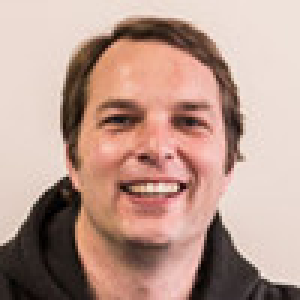
%> input picture Peter.jpg, 100 x 100 px (shown 3 times larger)
$ octave main.m   (GNU Octave 9; MATLAB toolbox functions it lacks are replaced by stand-ins)
%> lines starting %> are read from the running program, lines starting %| are printed output that depends on the picture; in (x1, y1, x2, y2) boxes, pixels count from 0 and x2, y2 are one past the last pixel; in counts of white or black regions, pixels touching at a corner belong together; the program's own positions count from 1
### SelectKRandomPoints.m
function points = SelectKRandomPoints(array, k)
    % SelectKRandomPoints returns the row-column index of k unique random
    % points from a given array
    % Input(s):     array       = a 1D, 2D or 3D array
    %               k           = how many unique random points to find
    % Output(s):    points      = a 2D array containing the subscript index of
    %                             the randomly selected elements in 'array'
    % Author: Feras Albaroudi

    [rows, cols, ~] = size(array);

    % Generate 'k' unique random linear indexes within the range of 'array'
    idx = randperm(rows*cols, k);

    % Convert those linear indexes to subscript indexes
    [row, col] = ind2sub([rows cols], idx);

    % Format row and col into a single 2D array with k rows and 2 columns
    points = [row(:), col(:)];

end

### GetRGBValuesForPoints.m
function rgb_values = GetRGBValuesForPoints(im_array, points)
    % GetRGBValuesForPoints returns the RGB values for a list of points
    % in an image
    % Input(s):     im_array    = a 3D array containing 3 layers
    %               points      = a 2D array of k rows and 2 columns
    %                             containing the points to retrieve the
    %                             RGB values from
    % Output(s):    rgb_values  = a 3D array of k rows, 1 column and 3 layers
    %                             containing RGB values from im_array
    %                             corresponding to the points in pos_array
    % Author: Feras Albaroudi

    % Convert subscript indexes to linear indexes so we can quickly
    % extract the points we care about from each layer
    indexes = sub2ind(size(im_array(:,:,1)), points(:,1), points(:,2));

    % Seperate im_array into each of its 3 colours and then pull out the
    % colours at the indexes we care about
    red = im_array(:,:,1);
    green = im_array(:,:,2);
    blue = im_array(:,:,3);

    red = red(indexes);
    green = green(indexes);
    blue = blue(indexes);

    % Recombine the RGB arrays into layers
    rgb_values = cat(3, red, green, blue);

end

### KMeansRGB.m
function [clusters, k_means] = KMeansRGB(im_array, seed_means, max_loops)
    % KMeansRGB groups the points in an image into k clusters using the
    % k-means algorithm
    % Input(s):     im_array    = a 3D array containing 3 layers
    %               seed_means  = initial mean RGB values to initialise
    %                             the k-means algorithm
    %               max_loops   = the maximum number of iterations to
    %                             perform if convergence is not reached
    % Output(s):    clusters    = a 2D array corresponding to 'im_array'
    %                             representing the cluster each pixel is
    %                             assigned to
    %               k_means     = a 3D array of k rows, 1 column and 3
    %                             layers containing the RGB values for
    %                             each of 'k' means
    % Author: Feras Albaroudi

    % Number of clusters is needed to call UpdateMeans() and is equal to
    % how many rows there are in seed_means
    k = size(seed_means, 1);

    % Initial setup for k-means algorithm
    k_means = seed_means;

    for i = 1:max_loops
        prev_means = k_means;

        % Assign pixels in im_array to clusters based on the current means
        clusters = AssignToClusters(im_array, k_means);

        % Update means to reflect the current cluster(s)
        k_means = UpdateMeans(im_array, k, clusters);

        % If means is exactly the same as prev_means we have converged.
        if isequal(k_means, prev_means)
            return
        end
    end

    % If we get here, the k-means algorithm did not converge
    fprintf(2, 'Maximum number of iterations reached before convergence was achieved\n')

end

### AssignToClusters.m
function clusters = AssignToClusters(im_array, k_means)
    % AssignToClusters assigns each pixel in an image to a cluster based on
    % which mean that pixel is closest to
    % Input(s):     im_array    = a 3D array containing 3 layers
    %               k_means     = a 3D array of k rows, 1 column and 3
    %                             layers containing the RGB values for
    %                             each of 'k' means
    % Output(s):    clusters    = a 2D array corresponding to 'im_array'
    %                             representing the cluster each pixel is
    %                             assigned to
    % Author: Feras Albaroudi

    k_rows = size(k_means, 1);

    % Calculate the squared difference between each pixel and each of 'k'
    % means and store the results on a layer corresponding to the position
    % of that mean in k_means.

    % This is done by reshaping the RGB values for each k-mean into k
    % layers and then subtracting that from the corresponding colour
    % channel in im_array. From there we simply square each element and add
    % the RGB values from each layer together to get the squared distance.

    clusters =  (im_array(:,:,1) - reshape(k_means(1:k_rows,1,1), [1 1 k_rows])).^2 + ...
                (im_array(:,:,2) - reshape(k_means(1:k_rows,1,2), [1 1 k_rows])).^2 + ...
                (im_array(:,:,3) - reshape(k_means(1:k_rows,1,3), [1 1 k_rows])).^2;

    % The nearest cluster for each pixel will be equal to the layer in
    % 'clusters' with the lowest value at that pixel's row-column index.
    % In the case that there are two or more values that are equal, the
    % nearest cluster will be the layer starting from 1 that the minimum
    % value first occured on.
    [~, clusters] = min(clusters, [], 3);

end

### CreateKColourImage.m
function im_array = CreateKColourImage(clusters, k_means)
    % CreateKColourImage returns a k-colour image for an image that has
    % had its pixels divided into k clusters. All pixels in a given cluster
    % will be recoloured using the mean colour values for that cluster.
    % Input(s):     clusters    = a 2D array corresponding to 'im_array'
    %                             representing the cluster each pixel is
    %                             assigned to
    %               k_means     = a 3D array of k rows, 1 column and 3
    %                             layers containing the RGB values for
    %                             each of 'k' means
    % Output(s):    im_array    = a uint8 3D array containing 3 layers
    %                             representing an images RGB values
    % Author: Feras Albaroudi

    [im_rows, im_cols, ~] = size(clusters);

    % Preallocate space for a 24 bit RGB image (8 bits per colour channel)
    im_array = zeros(im_rows, im_cols, 3, 'uint8');

    % Split im_array into its 3 colour layers so we can assign to each
    % individually using a logical array
    red = im_array(:,:,1);
    green = im_array(:,:,2);
    blue = im_array(:,:,3);

    for i = 1:size(k_means,1)
        % The following logical array is likely to contain many zeros, so
        % we can conserve a large amount of memory and significantly
        % improve performance by storing it as a sparse array.
        idx = sparse(clusters==i);

        % Assign the mean colour for each cluster to all the pixels in that
        % cluster
        red(idx) = k_means(i,1,1);
        green(idx) = k_means(i,1,2);
        blue(idx) = k_means(i,1,3);
    end

    % Recombine the colour layers
    im_array = cat(3, red, green, blue);

end

### UpdateMeans.m
function k_means = UpdateMeans(im_array, k, clusters)
    % UpdateMeans returns the mean RGB values for each of 'k' clusters
    % Input(s):     im_array    = a 3D array containing 3 layers
    %               k           = a scalar specifying how many clusters
    %                           = there are
    %               clusters    = a 2D array corresponding to 'im_array'
    %                             representing the cluster each pixel is
    %                           = assigned to
    % Output(s):    k_means     = a 3D array of k rows, 1 column and 3
    %                             layers containing the RGB values for
    %                             each of 'k' means
    % Author: Feras Albaroudi

    % Split the image into its RGB layers as we can't index into a
    % temporary array
    red = im_array(:,:,1);
    green = im_array(:,:,2);
    blue = im_array(:,:,3);

    % Preallocate space for k_means
    k_means = zeros(k, 1, 3);

    % The mean RGB values for each cluster will be the mean of the red,
    % green and blue layers concatenated together
    for i = 1:k

        % The following logical array is likely to contain many zeros, so
        % we can conserve a large amount of memory and significantly
        % improve performance by storing it as a sparse array.
        % For small images and or low k-values this may consume slightly
        % more memory, but performance isn't as much of a concern there.
        idx = sparse(clusters == i);

        % Calculating the mean of the red, green and blue layers and
        % assigning them directly to 'k_means'. This is done to avoid any
        % overhead from calling cat() or mean().
        elems = nnz(idx);
        k_means(i,1,1) = sum(red(idx))/elems;
        k_means(i,1,2) = sum(green(idx))/elems;
        k_means(i,1,3) = sum(blue(idx))/elems;
    end
end

### main.m
%clear
imageName = 'Peter.jpg';
A = imread(imageName);
%> A is the input picture: size 100x100x3 uint8; mean R, G, B 186.1, 154.4, 142.7
A = double(A);
%> A: size 100x100x3 double
K = 16;
maxIterations = 1000;
% [4 lines of commented-out code are left out]
tic;
points = SelectKRandomPoints(A, K);
%> points = 16 rows, first 12: [45 85; 80 76; 7 43; 92 26; 15 52; 53 41; 40 79; 39 31; 71 48; 38 59; 83 91; 53 51]
seedMeans = GetRGBValuesForPoints(A, points);
%> in GetRGBValuesForPoints, `indexes = sub2ind(size(im_array(:,:,1)), points(:,1), points(:,2));`: indexes = [8445; 7580; 4207; 2592; 5115; 4053; 7840; 3039; 4771; 5838; 9083; 5053; 2827; 7562; 6190; 2517]
%> in GetRGBValuesForPoints, `red = im_array(:,:,1);`:
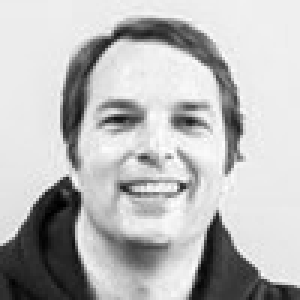
%> red: size 100x100 double (shown 3 times larger); min 0, max 255, mean 186.1
%> in GetRGBValuesForPoints, `green = im_array(:,:,2);`:
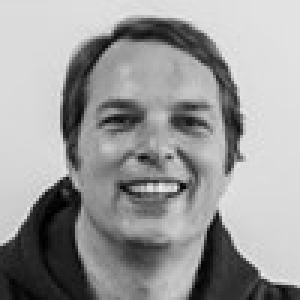
%> green: size 100x100 double (shown 3 times larger); min 0, max 240, mean 154.4
%> in GetRGBValuesForPoints, `blue = im_array(:,:,3);`:
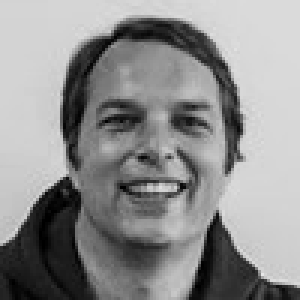
%> blue: size 100x100 double (shown 3 times larger); min 0, max 231, mean 142.7
%> in GetRGBValuesForPoints, `red = red(indexes);`: red = [233; 63; 185; 27; 204; 199; 56; 222; 172; 162; 230; 157; 81; 240; 236; 212]
%> in GetRGBValuesForPoints, `green = green(indexes);`: green = [218; 52; 154; 23; 140; 127; 41; 158; 102; 100; 213; 100; 60; 190; 189; 179]
%> in GetRGBValuesForPoints, `blue = blue(indexes);`: blue = [211; 46; 134; 22; 115; 103; 34; 123; 90; 79; 205; 91; 39; 189; 181; 162]
[clusters, means] = KMeansRGB(A,seedMeans,maxIterations);
%> the loop in KMeansRGB, `for i = 1:max_loops` made 35 passes
%> pass 1, in AssignToClusters, `[~, clusters] = min(clusters, [], 3);`:
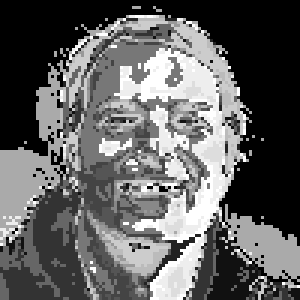
%> clusters: size 100x100 double (shown 3 times larger); min 1, max 16, mean 6.79; drawn with min black and max white
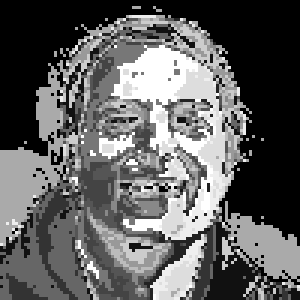
%> clusters: size 100x100 double (shown 3 times larger); min 1, max 16, mean 6.71; drawn with min black and max white
newImage = CreateKColourImage(clusters,means);
%> the loop in CreateKColourImage, `for i = 1:size(k_means,1)` made 16 passes
%> pass 1, in CreateKColourImage, `idx = sparse(clusters==i);`:
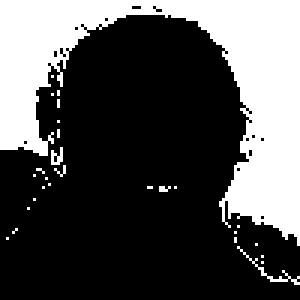
%> idx: size 100x100 logical (shown 3 times larger); 31% white; 28 white regions (26 under 20 px), largest, box (x1, y1, x2, y2) and area: (0, 0, 100, 82) 3008, (79, 82, 100, 95) 30
%> pass 3, in CreateKColourImage, `idx = sparse(clusters==i);`:
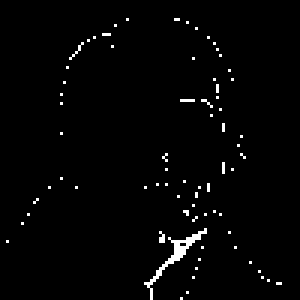
%> idx: size 100x100 logical (shown 3 times larger); 1.8% white in thin lines or dots, all inside (x1, y1, x2, y2) = (2, 6, 94, 100)
toc;
disp([num2str(10/toc) ' iterations per second']);
figure(2)
imshow(newImage);
title([num2str(K) ' colour version of ' imageName ])

$ run again, with 100x100.jpg copied over Peter.jpg
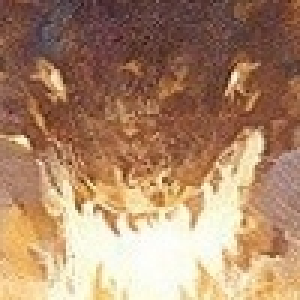
%> input picture 100x100.jpg, 100 x 100 px (shown 3 times larger)
%> A is the input picture: size 100x100x3 uint8; mean R, G, B 172, 135.1, 106.3
%> A: size 100x100x3 double
%> `points = SelectKRandomPoints(A, K);`: points = 16 rows, first 12: [45 85; 80 76; 7 43; 92 26; 15 52; 53 41; 40 79; 39 31; 71 48; 38 59; 83 91; 53 51]
%> indexes = [8445; 7580; 4207; 2592; 5115; 4053; 7840; 3039; 4771; 5838; 9083; 5053; 2827; 7562; 6190; 2517]
%> in GetRGBValuesForPoints, `red = red(indexes);`: red = [217; 252; 80; 252; 95; 128; 145; 101; 255; 145; 177; 132; 142; 255; 249; 127]
%> in GetRGBValuesForPoints, `green = green(indexes);`: green = [178; 255; 50; 249; 60; 72; 88; 52; 226; 90; 119; 76; 91; 235; 251; 83]
%> in GetRGBValuesForPoints, `blue = blue(indexes);`: blue = [139; 236; 50; 218; 54; 35; 61; 22; 172; 70; 79; 41; 72; 198; 240; 70]
%> the loop in CreateKColourImage, `for i = 1:size(k_means,1)` made 16 passes
%> pass 1, in CreateKColourImage, `idx = sparse(clusters==i);`:
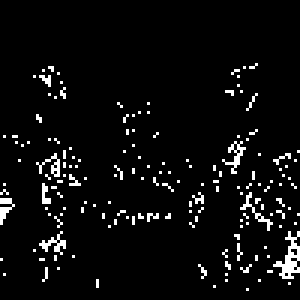
%> idx: size 100x100 logical (shown 3 times larger); 5% white in thin lines or dots, all inside (x1, y1, x2, y2) = (0, 21, 100, 97)
%> in CreateKColourImage, `im_array = cat(3, red, green, blue);`:
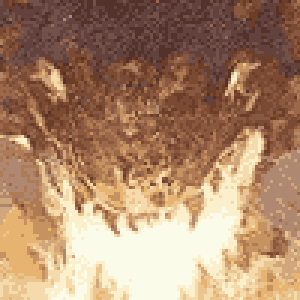
%> im_array: size 100x100x3 uint8 (shown 3 times larger); mean R, G, B 172.1, 135.1, 106.3
